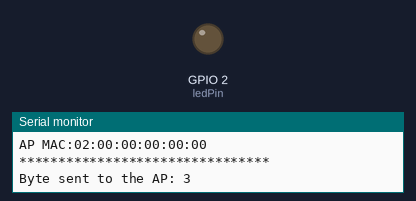
Bench run of a sketch on a simulated ESP8266 (NodeMCU). On the bench: output pins drawn as LEDs (lit = HIGH), the last lines printed to the serial monitor. WiFi joins after 1.5 s; servers stay silent unless stated.

Above: at 2.1 s.
At 7.0 s:
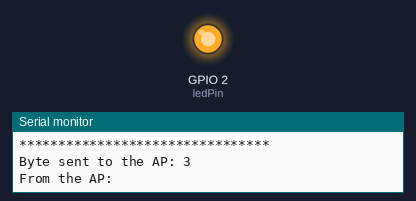
Timing chart, 0 to 8.9 s (numbered marks = the images above):
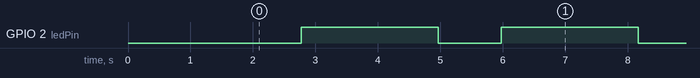

The sketch:

M2M_Client_worked.ino
```cpp
#include <ESP8266WiFi.h>
byte ledPin = 2;
char ssid[] = "ESP8266";           // SSID of your AP
char pass[] = "qwertyuiop";         // password of your AP
IPAddress server(192,168,4,1);     // IP address of the AP
WiFiClient client;
void setup() {
  Serial.begin(9600);
  WiFi.mode(WIFI_STA);
  WiFi.begin(ssid, pass);           // connects to the WiFi AP
  Serial.println();
  Serial.println("Connection to the AP");
  while (WiFi.status() != WL_CONNECTED) {
    Serial.print(".");
    delay(500);
  }
  Serial.println();
  Serial.println("Connected");
  Serial.println("station_bare_01.ino");
  Serial.print("LocalIP:"); Serial.println(WiFi.localIP());
  Serial.println("MAC:" + WiFi.macAddress());
  Serial.print("Gateway:"); Serial.println(WiFi.gatewayIP());
  Serial.print("AP MAC:"); Serial.println(WiFi.BSSIDstr());
  pinMode(ledPin, OUTPUT);
}


void loop() {
  client.connect(server, 80);
  digitalWrite(ledPin, LOW);
  Serial.println("********************************");
  Serial.print("Byte sent to the AP: ");
  Serial.println(client.print("13\r"));
  String answer = client.readStringUntil('\r');
  Serial.println("From the AP: " + answer);
  client.flush();
  digitalWrite(ledPin, HIGH);
  client.stop();
  delay(2000);
}
```

Measured:
- by itself, GPIO 2 (ledPin): alternates HIGH for 2.2 s and LOW for 1.0 s
